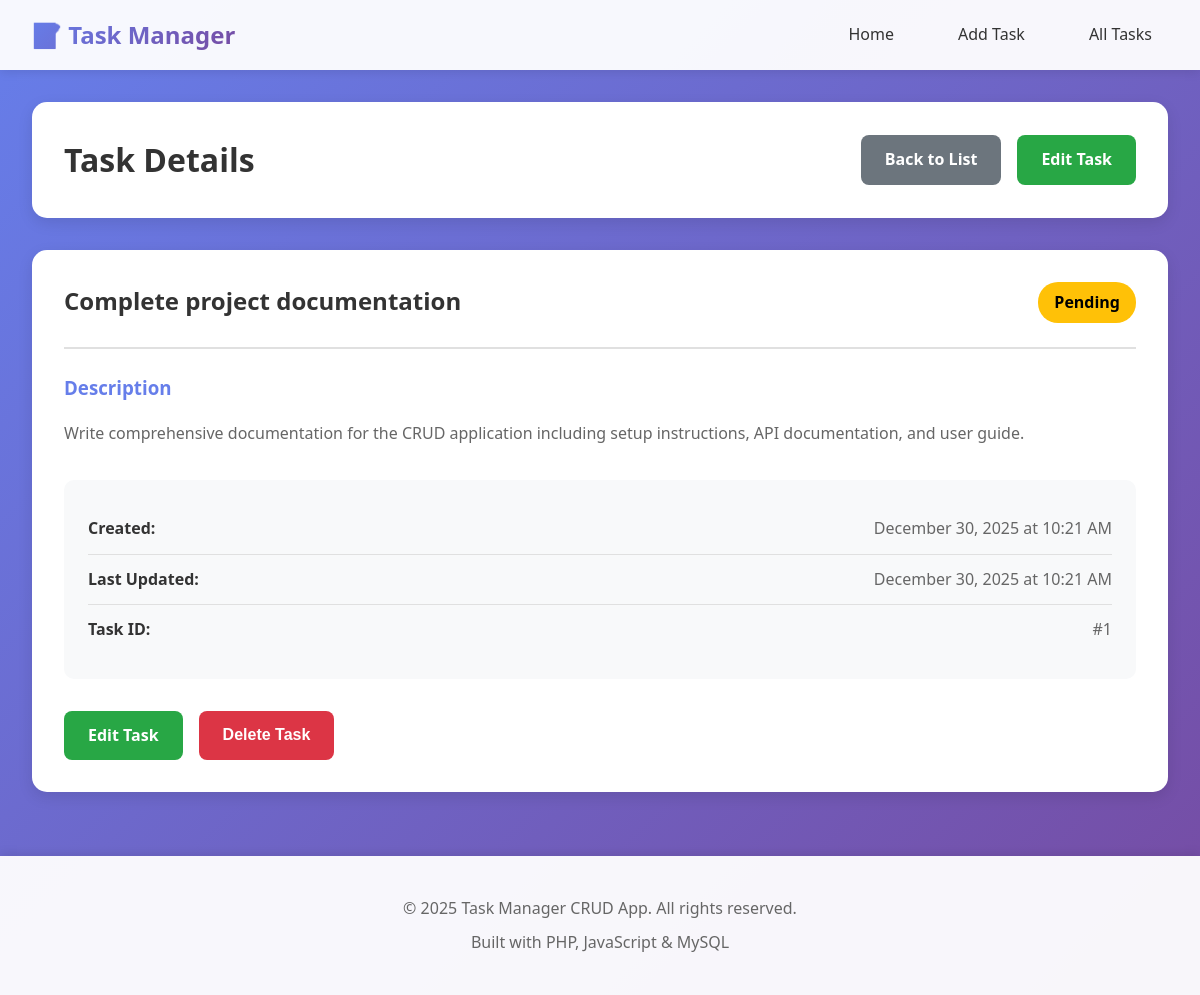
Page /view.php?id=1 on the committed database.
### tables this page shows
CREATE TABLE IF NOT EXISTS tasks (
    id INT AUTO_INCREMENT PRIMARY KEY,
    title VARCHAR(255) NOT NULL,
    description TEXT,
    status ENUM('pending', 'completed') DEFAULT 'pending',
    created_at TIMESTAMP DEFAULT CURRENT_TIMESTAMP,
    updated_at TIMESTAMP DEFAULT CURRENT_TIMESTAMP ON UPDATE CURRENT_TIMESTAMP,
    INDEX idx_status (status),
    INDEX idx_created_at (created_at)
);

### view.php (the view, shortened to what this page needs)
<?php
$id = $_GET['id'] ?? 0;
$pdo = getDBConnection();
$stmt = $pdo->prepare("SELECT * FROM tasks WHERE id = ?");
$stmt->execute([$id]);
$task = $stmt->fetch();
require_once 'header.php';
?>
<div class="page-header">
    <h1>Task Details</h1>
    <div class="header-actions">
        <a href="list.php" class="btn btn-secondary">Back to List</a>
        <a href="edit.php?id=<?php echo $task['id']; ?>" class="btn btn-success">Edit Task</a>
    </div>
</div>
<div class="task-detail-card">
    <div class="detail-header">
        <h2><?php echo htmlspecialchars($task['title']); ?></h2>
        <span class="badge badge-<?php echo $task['status']; ?> badge-large">
            <?php echo ucfirst($task['status']); ?>
        </span>
    </div>
    <div class="detail-section">
        <h3>Description</h3>
        <p><?php echo nl2br(htmlspecialchars($task['description'] ?: 'No description provided')); ?></p>
    </div>
    <div class="detail-info">
        <div class="info-item">
            <span class="info-label">Created:</span>
            <span class="info-value"><?php echo date('F d, Y \a\t g:i A', strtotime($task['created_at'])); ?></span>
        </div>
        <div class="info-item">
            <span class="info-label">Last Updated:</span>
            <span class="info-value"><?php echo date('F d, Y \a\t g:i A', strtotime($task['updated_at'])); ?></span>
        </div>
        <div class="info-item">
            <span class="info-label">Task ID:</span>
            <span class="info-value">#<?php echo $task['id']; ?></span>
        </div>
    </div>
    <div class="detail-actions">
        <a href="edit.php?id=<?php echo $task['id']; ?>" class="btn btn-success">Edit Task</a>
        <button onclick="confirmDelete(<?php echo $task['id']; ?>)" class="btn btn-danger">Delete Task</button>
    </div>
</div>
<?php require_once 'footer.php'; ?>

### assets/css/style.css (style rules this page uses)
* { margin: 0; padding: 0; box-sizing: border-box; }
body { font-family: 'Segoe UI', Tahoma, Geneva, Verdana, sans-serif; background: linear-gradient(135deg, #667eea 0%, #764ba2 100%); min-height: 100vh; line-height: 1.6; }
.page-header { background: white; padding: 2rem; border-radius: 15px; margin-bottom: 2rem; box-shadow: 0 5px 15px rgba(0,0,0,0.1); display: flex; justify-content: space-between; align-items: center; }
.page-header h1 { font-size: 2rem; color: #333; }
.header-actions { display: flex; gap: 1rem; }
.btn { padding: 0.75rem 1.5rem; border: none; border-radius: 8px; font-size: 1rem; font-weight: 600; cursor: pointer; text-decoration: none; display: inline-block; transition: all 0.3s; }
.btn-secondary { background: #6c757d; color: white; }
.btn-success { background: #28a745; color: white; }
.btn-danger { background: #dc3545; color: white; }
.badge { padding: 0.25rem 0.75rem; border-radius: 20px; font-size: 0.75rem; font-weight: 600; white-space: nowrap; }
.badge-large { padding: 0.5rem 1rem; font-size: 1rem; }
.badge-pending { background: #ffc107; color: #000; }
.task-detail-card { background: white; border-radius: 15px; padding: 2rem; box-shadow: 0 5px 15px rgba(0,0,0,0.1); }
.detail-header { display: flex; justify-content: space-between; align-items: start; padding-bottom: 1.5rem; border-bottom: 2px solid #e0e0e0; margin-bottom: 1.5rem; }
.detail-header h2 { color: #333; flex: 1; }
.detail-section { margin-bottom: 2rem; }
.detail-section h3 { color: #667eea; margin-bottom: 1rem; }
.detail-section p { color: #666; line-height: 1.8; }
.detail-info { background: #f8f9fa; padding: 1.5rem; border-radius: 10px; margin-bottom: 2rem; }
.info-item { display: flex; justify-content: space-between; padding: 0.75rem 0; border-bottom: 1px solid #e0e0e0; }
.info-item:last-child { border-bottom: none; }
.info-label { font-weight: 600; color: #333; }
.info-value { color: #666; }
.detail-actions { display: flex; gap: 1rem; }

### rows in the picture
tasks: title "Complete project documentation", status "Pending", description "Write comprehensive documentation for the CRUD application including setup instructions, API documentation, and user guide.", created_at "December 30, 2025 at 10:21 AM", updated_at "December 30, 2025 at 10:21 AM", id "1"
